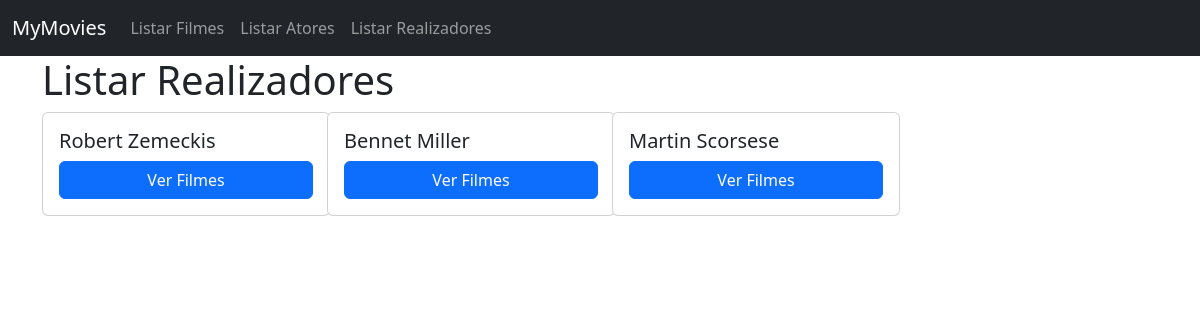
Before: /realizadores with the older database file.
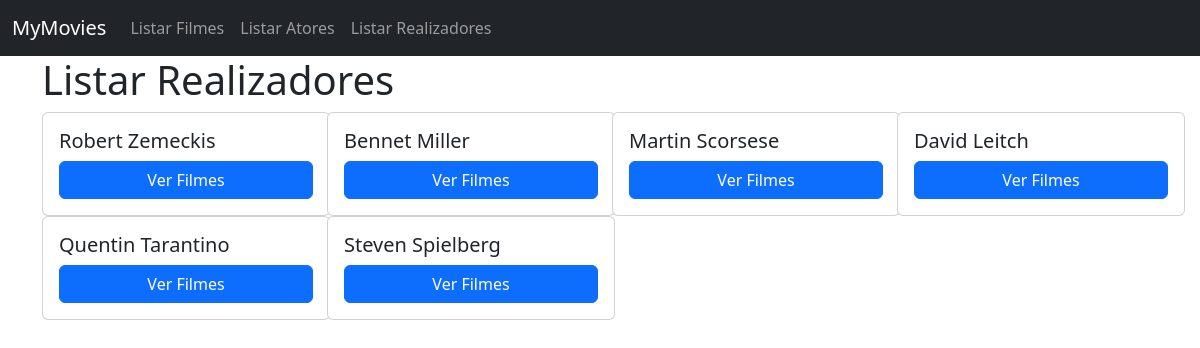
After: the same page with the newer database file.
### tables this page shows
CREATE TABLE director (
    id BIGINT UNSIGNED NOT NULL AUTO_INCREMENT,
    name VARCHAR(255) NOT NULL,
    PRIMARY KEY (id)
);

### controllers/directors/directors.list.php (called while the page is built, shortened)
<?php
$connection = Connection::make();
$queryBuilder = new QueryBuilder($connection);
$directors = $queryBuilder->getAll('director', 'App\Model\Director');
$login = Session::get('login');
$username = Session::get('username');
require 'views/directors/directors.list.php';

### routes.php (called while the page is built, shortened)
<?php
$router->get('', function () {
    require 'controllers/menu.php';
});
$router->get('filmes', function () {
    require 'controllers/movies/movies.list.php';
});
$router->get('filmes/(\d+)', function ($id) {
    require "controllers/movies/movies.show.php";
});
$router->post('filmes', function () {
    require 'controllers/movies/movies.add.php';
});
$router->get('atores', function () {
    require 'controllers/actors/actors.list.php';
});
$router->get('atores/(\d+)', function ($id) {
    require "controllers/actors/actors.show.php";
});
$router->post('atores', function () {
    require 'controllers/actors/actors.add.php';
});
$router->get('generos', function () {
    require 'controllers/genres/genres.list.php';
});
$router->get('generos/(\d+)', function ($id) {
    require 'controllers/genres/genres.show.php';
});
$router->post('generos', function () {
    require 'controllers/genres/genres.add.php';
});
$router->get('realizadores', function () {
    require 'controllers/directors/directors.list.php';
});

### index.php (called while the page is built, shortened)
<?php
$router = Router::setFromFile('routes.php');
preg_match('/^([^:\/]+[s]?):\/\/([^\/]*)\/(.*)$/', Config::APPURL, $matches);
if (!isset($matches[3])) {
    $realURI = trim($_SERVER['REQUEST_URI'], '/');
} else {
    $baseConfigURL = $matches[3];
    $realURI = substr(trim($_SERVER['REQUEST_URI'], '/'), strlen($baseConfigURL) + 1);
}
try {
    $router->direct(
        $realURI,
        isset($_POST['_method']) ? $_POST['_method'] : $_SERVER['REQUEST_METHOD']
    );
} catch (Exception $e) {
    header('HTTP/1.1 404 Not Found', true, 404);
    echo "404 Not Found";
}
function route($uri)
{
    return Config::APPURL . '/' . $uri;
}

### src/Session.php (called while the page is built, shortened)
<?php
class Session
{
    public static function get($key)
    {
        if (isset($_SESSION[$key])) {
            return $_SESSION[$key];
        } else {
            return false;
        }
    }
}

### src/Database/QueryBuilder.php (called while the page is built, shortened)
<?php
class QueryBuilder
{
    public function __construct(PDO $pdo)
    {
        $this->pdo = $pdo;
    }
    public function getAll($table, $class = "StdClass")
    {
        $stmt = $this->pdo->prepare("SELECT * FROM $table");
        $stmt->execute();
        return $stmt->fetchAll(PDO::FETCH_CLASS, $class);
    }
}

### views/directors/directors.list.php (the view, shortened to what the changed rows need)
<!DOCTYPE html>
<html lang="en">
<head>
    <link href="https://cdn.jsdelivr.net/npm/bootstrap@5.2.2/dist/css/bootstrap.min.css" rel="stylesheet">
</head>
<body>
    <?php require 'views/navbar.php'; ?>
    <div class="container">
        <div class="row">
            <h1>Listar Realizadores</h1>
            <?php if (isset($directors)) : ?>
                <?php foreach ($directors as $director) : ?>
                    <div class="col-3">
                        <div class="card" style="width: 18rem;">
                            <div class="card-body">
                                <h5 class="card-title"><?php echo $director->name; ?></h5>
                                <div class="d-grid gap-2">
                                    <a href="<?php echo route('realizadores/' . $director->id); ?>" class="btn btn-primary">Ver Filmes</a>
                                </div>
                            </div>
                        </div>
                    </div>
                <?php endforeach; ?>
            <?php endif ?>
        </div>
    </div>
</body>
</html>

### src/Router.php (shortened to what the changed rows need)
<?php
class Router
{
    protected $routes = [];
    public function get($uri, $callback)
    {
        $this->routes['GET'][$uri] = $callback;
    }
    public function post($uri, $callback)
    {
        $this->routes['POST'][$uri] = $callback;
    }
    public function delete($uri, $callback)
    {
        $this->routes['DELETE'][$uri] = $callback;
    }
    public function patch($uri, $callback)
    {
        $this->routes['PATCH'][$uri] = $callback;
    }
    public function direct($uri, $method)
    {
        if (!empty($this->routes[$method])) {
            foreach ($this->routes[$method] as $route => $callback) {
                $route = '/^' . str_replace('/', '\/', $route) . '$/';
                if (preg_match($route, $uri, $params)) {
                    array_shift($params);
                    return call_user_func_array($callback, array_values($params));
                }
            }
        }
        throw new Exception('No route found');
    }
}

### views/navbar.php (shortened to what the changed rows need)
<nav class="navbar navbar-expand-sm navbar-dark bg-dark" aria-label="Third navbar example">
    <div class="container-fluid">
        <a class="navbar-brand" href="<?php echo route(''); ?>">MyMovies</a>
        <div class="collapse navbar-collapse" id="navbarsExample03">
            <ul class="navbar-nav me-auto mb-2 mb-sm-0">
                <?php if ($login == false && $username != 'admin') : ?>
                    <li class="nav-item">
                        <a class="nav-link" href="<?php echo route('filmes'); ?>">Listar Filmes</a>
                    </li>
                    <li class="nav-item">
                        <a class="nav-link" href="<?php echo route('atores'); ?>">Listar Atores</a>
                    </li>
                    <li class="nav-item">
                        <a class="nav-link" href="<?php echo route('realizadores'); ?>">Listar Realizadores</a>
                    </li>
                <?php endif; ?>
            </ul>
        </div>
    </div>
</nav>

Changed rows visible on the page:
added director: name "David Leitch"
added director: name "Quentin Tarantino"
added director: name "Steven Spielberg"
